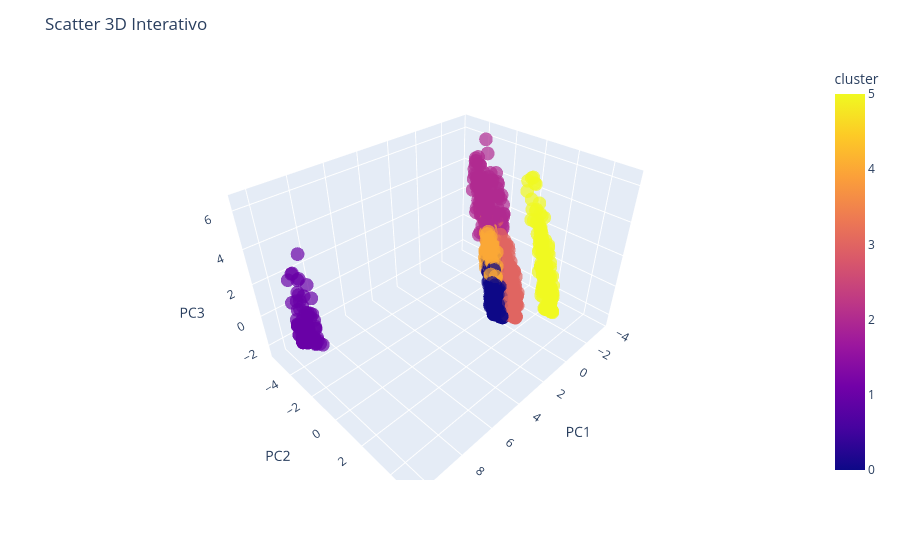

The notebook cell this image was saved under:
### Code cell
import plotly.express as px

fig = px.scatter_3d(
    X_pca,
    x='PC1',
    y="PC2",
    z="PC3",
    color="cluster",         
    opacity=0.7
)

fig.update_layout(title="Scatter 3D Interativo")
fig.show()

### Figure 1 — Plotly figure (JSON) as saved in the notebook; plotly's stock layout.template omitted (floating-point values rounded to 4 significant figures; data arrays with more than 128 entries replaced by an {"elided": "..."} marker saying what was removed)
{"data": [{"hovertemplate": "PC1=%{x}<br>PC2=%{y}<br>PC3=%{z}<br>cluster=%{marker.color}<extra></extra>", "legendgroup": "", "marker": {"color": {"elided": "1869 int values"}, "coloraxis": "coloraxis", "opacity": 0.7, "symbol": "circle"}, "mode": "markers", "name": "", "scene": "scene", "showlegend": false, "type": "scatter3d", "x": {"elided": "1869 float values"}, "y": {"elided": "1869 float values"}, "z": {"elided": "1869 float values"}}], "layout": {"coloraxis": {"colorbar": {"title": {"text": "cluster"}}, "colorscale": [[0, "#0d0887"], [0.1111, "#46039f"], [0.2222, "#7201a8"], [0.3333, "#9c179e"], [0.4444, "#bd3786"], [0.5556, "#d8576b"], [0.6667, "#ed7953"], [0.7778, "#fb9f3a"], [0.8889, "#fdca26"], [1, "#f0f921"]]}, "legend": {"tracegroupgap": 0}, "margin": {"t": 60}, "scene": {"domain": {"x": [0, 1], "y": [0, 1]}, "xaxis": {"title": {"text": "PC1"}}, "yaxis": {"title": {"text": "PC2"}}, "zaxis": {"title": {"text": "PC3"}}}, "title": {"text": "Scatter 3D Interativo"}}}
